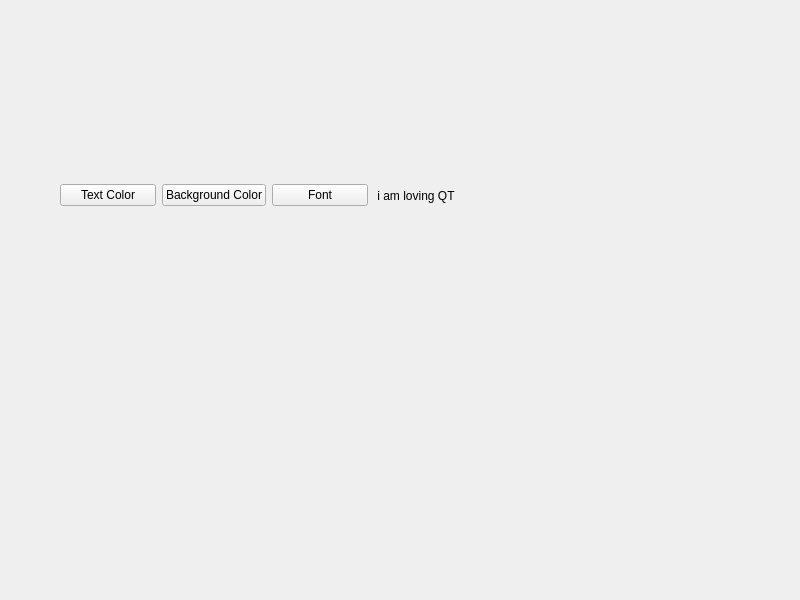
<?xml version="1.0" encoding="UTF-8"?>
<ui version="4.0">
 <class>Widget</class>
 <widget class="QWidget" name="Widget">
  <property name="geometry">
   <rect>
    <x>0</x>
    <y>0</y>
    <width>800</width>
    <height>600</height>
   </rect>
  </property>
  <property name="windowTitle">
   <string>Widget</string>
  </property>
  <widget class="QWidget" name="">
   <property name="geometry">
    <rect>
     <x>60</x>
     <y>110</y>
     <width>621</width>
     <height>171</height>
    </rect>
   </property>
   <layout class="QHBoxLayout" name="horizontalLayout_2">
    <item>
     <layout class="QHBoxLayout" name="horizontalLayout">
      <item>
       <widget class="QPushButton" name="TextColorpushButton">
        <property name="text">
         <string>Text Color</string>
        </property>
       </widget>
      </item>
      <item>
       <widget class="QPushButton" name="BackgroundColorpushButton">
        <property name="text">
         <string>Background Color</string>
        </property>
       </widget>
      </item>
      <item>
       <widget class="QPushButton" name="FontpushButton">
        <property name="text">
         <string>Font</string>
        </property>
       </widget>
      </item>
     </layout>
    </item>
    <item>
     <widget class="QLabel" name="label">
      <property name="text">
       <string> i am loving QT</string>
      </property>
     </widget>
    </item>
   </layout>
  </widget>
 </widget>
 <resources/>
 <connections/>
</ui>
